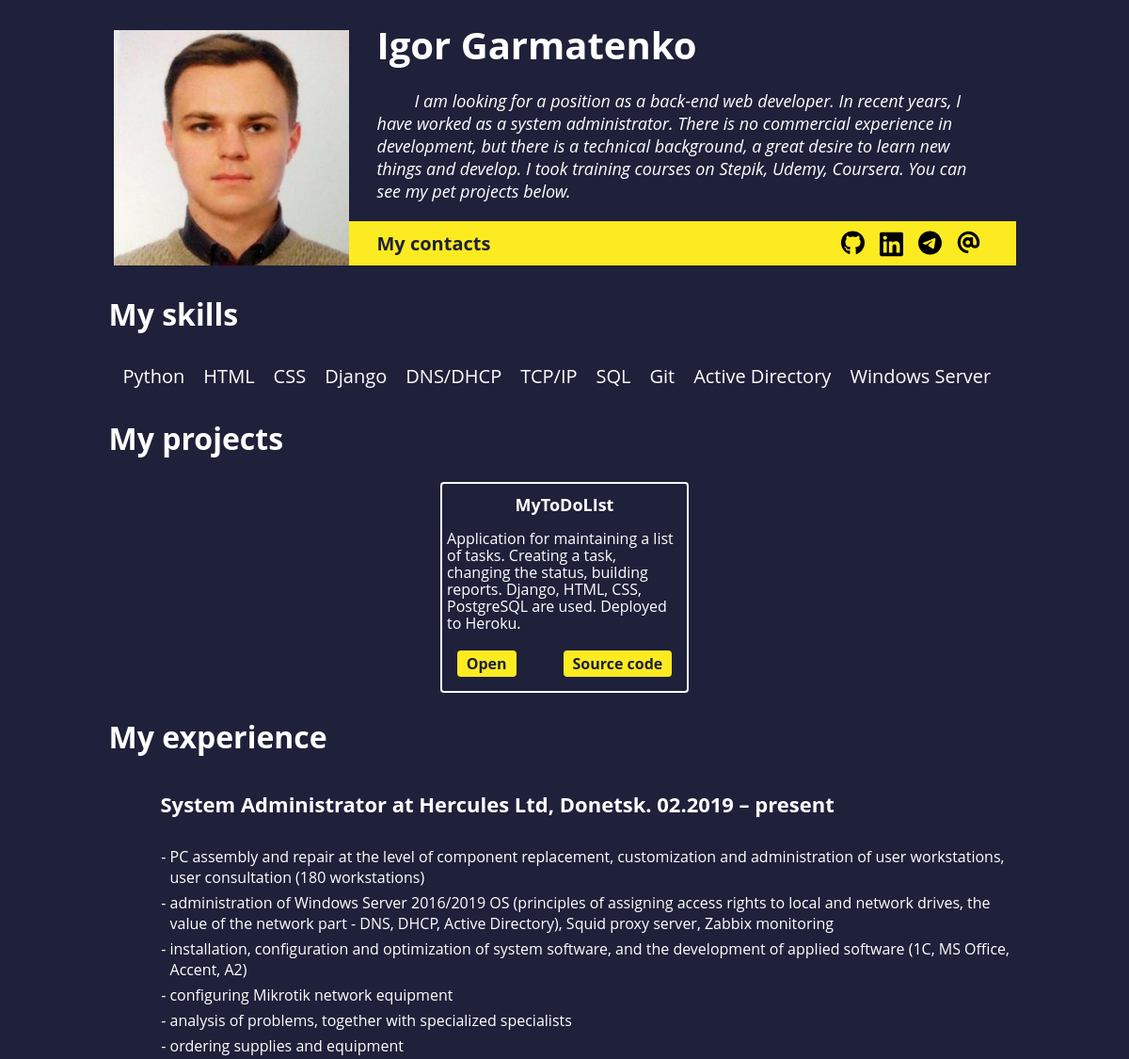
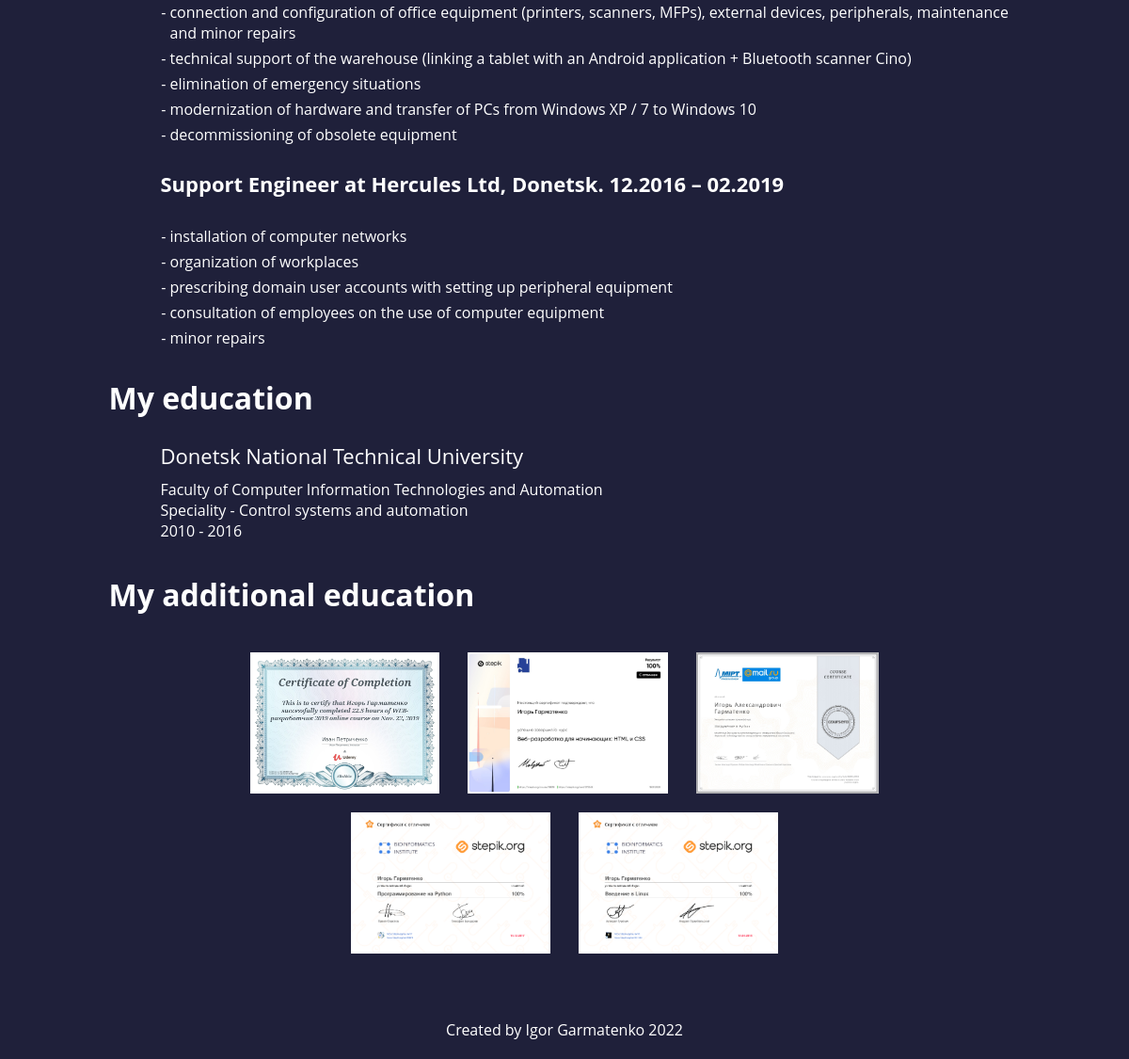
The page / on the database its author committed (2 pictures, top to bottom).
### portfolio/models.py (models this page shows, shortened)
class MyInfo(models.Model):
    key = models.CharField(max_length=50)
    value = models.CharField(max_length=500)
    def __str__(self):
        return f'{self.key}: {self.value}'

class Skills(models.Model):
    skill = models.CharField(max_length=150)
    def __str__(self):
        return self.skill

class Project(models.Model):
    title = models.CharField(max_length=250)
    descr = models.CharField(max_length=700)
    link_source = models.CharField(max_length=250)
    link_web = models.CharField(max_length=250)

class ExperienceCompany(models.Model):
    name = models.CharField(max_length=200)
    position = models.CharField(max_length=200)
    years = models.CharField(max_length=200)
    def __str__(self):
        return f"{self.position} at {self.name}.  {self.years}"

class ExperienceItem(models.Model):
    company = models.ForeignKey(ExperienceCompany, on_delete=models.CASCADE)
    responsibility = models.CharField(max_length=500)

class CertificateImage(models.Model):
    title = models.CharField(max_length=200)
    image = models.ImageField(upload_to='images')

### portfolio/views.py (the view)
# urls.py: path('', index, name='index'),
def index(request):
    title = 'Igor Garmatenko - Portfolio'
    name = 'Igor Garmatenko'
    about_me = 'I am looking for a position as a back-end web developer. In recent years, I have worked as a system administrator. There is no commercial experience in development, but there is a technical background, a great desire to learn new things and develop. I took training courses on Stepik, Udemy, Coursera. You can see my pet projects below.'
    university = 'Donetsk National Technical University'
    faculty = 'Faculty of Computer Information Technologies and Automation'
    speciality = 'Speciality: Control systems and automation'
    years = '2010 - 2016'
    skills = Skills.objects.all()
    companies = ExperienceCompany.objects.all()
    responsibilities = ExperienceItem.objects.all()
    projects = Project.objects.all()
    certificates  = CertificateImage.objects.all()
    my_info = list(MyInfo.objects.all())
    dic = {}
    for item in my_info:
        s = str(item).split(': ')
        dic[s[0]] = s[1]
    context = {
        'title': dic['title'],
        'name': dic['name'],
        'about_me': dic['about_me'],
        'skills': skills,
        'projects': projects,
        'companies': companies,
        'responsibilities': responsibilities,
        'university': dic['university'],
        'faculty': dic['faculty'],
        'speciality': dic['speciality'],
        'years': dic['years'],
        'certificates': certificates
    }
    return render(request, 'portfolio/index.html', context=context)

### portfolio/templates/portfolio/index.html (shortened to what this page needs)
{% load static %}
<!DOCTYPE html>
<html lang="en">
<head>
    <link rel="stylesheet" href="{% static 'portfolio/css/style.css' %}">
</head>
<body>
    <div class="header">
        <div class="container">
            <div class="header_wrap">
                <div class="header_photo">
                  <img src="{% static 'portfolio/images/ava.jpg' %}" alt="photo">
                </div>
                <div class="header_info">
                    <div class="header_title">{{ name }}</div>
                    <div class="header_subtitle">{{ about_me }}</div>
                    <div class="contacts">
                      <div class="contacts_text">My contacts</div>
                      <div class="contacts_links">
                        <div class="contacts_link">
                          <a href="https://github.com/Igoren007" target="_blank">
                            <img src="{% static 'portfolio/images/github-icon.svg' %}" alt="github">
                          </a>
                        </div>
                        <div class="contacts_link">
                          <a href="https://www.linkedin.com/in/garmatenkoia/" target="_blank">
                            <img src="{% static 'portfolio/images/linkedin-icon.svg' %}" alt="linkedin">
                          </a>
                        </div>
                        <div class="contacts_link">
                          <a href="https://t.me/igoren7" target="_blank">
                            <img src="{% static 'portfolio/images/telegram-icon.svg' %}" alt="telegram">
                          </a>
                        </div>
                        <div class="contacts_link">
                          <a href="mailto:igoren92@gmail.com">
                            <img src="{% static 'portfolio/images/email.svg' %}" alt="email">
                          </a>
                        </div>
                      </div>
                    </div>
                </div>
            </div>
        </div>
    </div>
    <div class="skills">
        <div class="container">
            <div class="projects_title">My skills</div>
            <ul class="skills_list">
                {% for skill in skills %}
                    <li>{{ skill }}</li>
                {% endfor %}
            </ul>
        </div>
    </div>
    <div class="projects">
        <div class="container">
            <div class="projects_title">My projects</div>
        <div class="projects_wrapper">
              {% for project in projects %}
                  <div class="project_item">
                        <div class="project_title">{{ project.title }}</div>
                        <div class="project_descr">{{ project.descr }}</div>
                        <div class="link_wrap">
                            {% if project.link_web %}
                                  <div class="project_link">
                                      <a class="link_btn" href="{{ project.link_web }}" target="_blank">Open</a>
                                  </div>
                            {% endif %}
                            {% if project.link_source %}
                                  <div class="project_sourcecode">
                                      <a class="link_btn" href="{{ project.link_source }}" target="_blank">Source code</a>
                                  </div>
                            {% endif %}
                        </div>
                  </div>
              {% endfor %}
        </div>
    </div>
    <div class="experience">
        <div class="container">
            <div class="projects_title">My experience</div>
        <div class="experience_wrap">
            {% for company in companies %}
                <div class="experience_title">{{ company}}</div>
                <ul>
                {% for resp in responsibilities %}
                    {% if resp.company == company %}
                        <li class="experience_item">{{ resp.responsibility}}</li>
                    {% endif %}
                {% endfor %}
                </ul>
            {% endfor %}
        </div>
        </div>
    </div>
    <div class="education">
        <div class="container">
            <div class="projects_title">My education</div>
        <div class="experience_wrap">
          <div class="education_title">{{ university }}</div>
          <div class="education_subtitle">{{ faculty }}</div>
          <div class="education_subtitle">{{ speciality }}</div>
          <div class="education_subtitle">{{ years }}</div>
        </div>
        </div>
    </div>
    <div class="education">
        <div class="container">
            <div class="projects_title">My additional education</div>
            <div class="сert_wrap">
                {% for cert in certificates %}
                    <img src="{{ cert.image.url }}" alt="certificate" class="cert_image">
                {% endfor %}
            </div>
        </div>
    </div>
    <div class="footer">
        <div class="container">
            <div class="footer_text">Created by Igor Garmatenko 2022</div>
        </div>
    </div>
    </div>
</body>
</html>

### portfolio/static/portfolio/css/style.css (style rules this page uses)
body { margin: 0; background-color: #1f203a; color: white; font-family: 'Open Sans',sans-serif; }
.container { margin: 0 auto; width: 1039px; height: auto; }
.header_wrap { padding: 20px 40px; display: flex; align-items: flex-end; }
.header_photo img { display: block; height: 250px; }
.header_info { width: 100%; }
.header_title { font-weight: 700; font-size: 2.5rem; padding: 0 30px 20px 30px; }
.header_subtitle { font-weight: 400; font-size: 18px; font-style: oblique; word-wrap: break-word; padding: 0 30px 10px 30px; text-indent: 40px; }
.contacts { margin-top: 10px; padding: 10px 30px 10px 30px; background-color: #fceb21; display: flex; justify-content: space-between; }
.contacts_text { color: #1f203a; font-weight: 700; font-size: 20px; }
.contacts_links { display: flex; }
.contacts_link { margin: 0 8px; }
.contacts_link { height: 25px; width: 25px; }
.skills_list { display: flex; flex-wrap: wrap; justify-content: flex-start; padding: 0 40px; }
.skills_list li { font-size: 20px; list-style-type: none; margin: 5px 10px; }
.projects_title { font-weight: 700; font-size: 2rem; text-align: left; padding: 10px 35px; }
.projects_wrapper { display: flex; justify-content: center; flex-wrap: wrap; padding: 5px 20px; }
.project_item { position: relative; display: flex; flex-direction: column; align-items: center; word-wrap: break-word; margin: 10px; padding: 10px 5px; width: 250px; min-height: 200px; border-radius: 4px; border: 2px solid white; }
.project_title { margin-bottom: 15px; font-weight: 700; font-size: 18px; }
.project_descr { margin-bottom: 15px; font-size: 16px; line-height: 18px; text-align: left; }
.link_wrap { display: flex; justify-content: space-around; align-items: flex-end; }
.project_link, .project_sourcecode { margin: 5px; background-color: #fceb21; border: none; padding: 3px 10px; text-align: center; text-decoration: none; display: inline-block; font-size: 16px; border-radius: 4px; -webkit-transition-duration: 0.4s; transition-duration: 0.4s; }
.link_btn { color: #1f203a !important; font-weight: 700; text-decoration: none; }
.project_link { margin-right: 25px; }
.project_sourcecode { margin-left: 25px; }
.experience_wrap { padding: 5px 40px; }
.experience_wrap ul { margin-top: 20px; padding-left: 40px; }
.experience_title { margin-top: 10px; padding: 10px 50px; font-size: 22px; font-weight: 700; text-align: left; }
.experience_item { margin-left: 20px; margin-bottom: 5px; text-align: left; font-size: 16px; list-style-type: '- '; }
.education { margin-bottom: 20px; }
.education_title { padding: 10px 50px; font-size: 22px; text-align: left; }
.education_subtitle { padding-left: 50px; font-size: 16px; text-align: left; }
.сert_wrap { padding: 20px 50px; display: flex; justify-content: center; flex-wrap: wrap; }
.cert_image { margin: 10px 15px; cursor:zoom-in; height: 150px; }
.footer_text { text-align: center; padding: 20px 0; }

### rows shown on the page
MyInfo: value "Igor Garmatenko"
MyInfo: value "I am looking for a position as a back-end web developer. In recent years, I have worked as a system administrator. There is no commercial experience in development, but there is a technical background, a great desire to learn new things and develop. I took training courses on Stepik, Udemy, Coursera. You can see my pet projects below."
Skills: skill "Python"
Skills: skill "HTML"
Skills: skill "CSS"
Skills: skill "Django"
Skills: skill "DNS/DHCP"
Skills: skill "TCP/IP"
Skills: skill "SQL"
Skills: skill "Git"
Skills: skill "Active Directory"
Skills: skill "Windows Server"
Project: title "MyToDoLIst", descr "Application for maintaining a list of tasks. Creating a task, changing the status, building reports. Django, HTML, CSS, PostgreSQL are used. Deployed to Heroku."
ExperienceCompany: position+name+years "System Administrator at Hercules Ltd, Donetsk. 02.2019 – present"
ExperienceItem: responsibility "PC assembly and repair at the level of component replacement, customization and administration of user workstations, user consultation (180 workstations)"
ExperienceItem: responsibility "administration of Windows Server 2016/2019 OS (principles of assigning access rights to local and network drives, the value of the network part - DNS, DHCP, Active Directory), Squid proxy server, Zabbix monitoring"
ExperienceItem: responsibility "installation, configuration and optimization of system software, and the development of applied software (1C, MS Office, Accent, A2)"
ExperienceItem: responsibility "configuring Mikrotik network equipment"
ExperienceItem: responsibility "analysis of problems, together with specialized specialists"
ExperienceItem: responsibility "ordering supplies and equipment"
ExperienceItem: responsibility "connection and configuration of office equipment (printers, scanners, MFPs), external devices, peripherals, maintenance and minor repairs"
ExperienceItem: responsibility "technical support of the warehouse (linking a tablet with an Android application + Bluetooth scanner Cino)"
ExperienceItem: responsibility "elimination of emergency situations"
ExperienceItem: responsibility "modernization of hardware and transfer of PCs from Windows XP / 7 to Windows 10"
ExperienceItem: responsibility "decommissioning of obsolete equipment"
ExperienceCompany: position+name+years "Support Engineer at Hercules Ltd, Donetsk. 12.2016 – 02.2019"
ExperienceItem: responsibility "installation of computer networks"
ExperienceItem: responsibility "organization of workplaces"
ExperienceItem: responsibility "prescribing domain user accounts with setting up peripheral equipment"
ExperienceItem: responsibility "consultation of employees on the use of computer equipment"
ExperienceItem: responsibility "minor repairs"
MyInfo: value "Donetsk National Technical University"
MyInfo: value "Faculty of Computer Information Technologies and Automation"
MyInfo: value "Speciality - Control systems and automation"
CertificateImage: image (picture)
CertificateImage: image (picture)
CertificateImage: image (picture)
CertificateImage: image (picture)
CertificateImage: image (picture)

### other values the page prints
{{ years }} "2010 - 2016"
